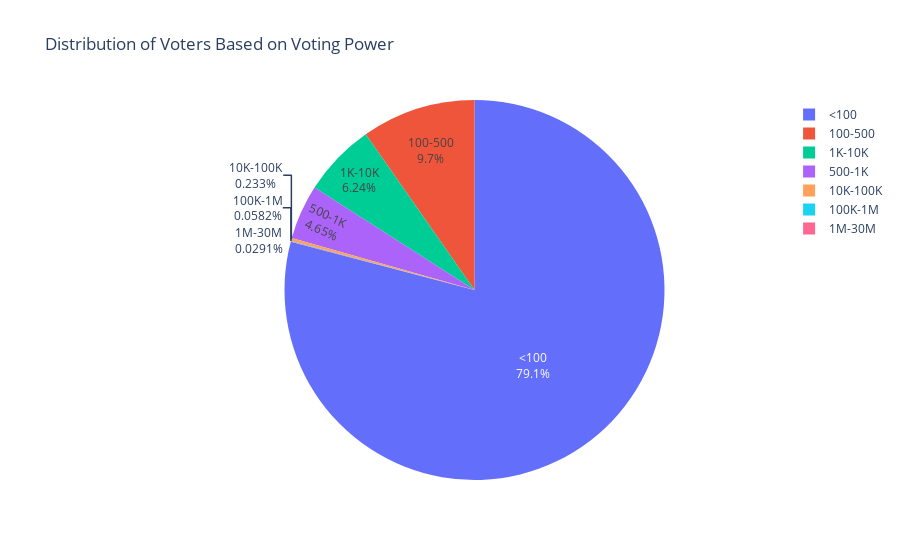

The notebook cell this image was saved under:
### Markdown cell above
### Pie Chart

### Code cell
# Define ranges for voting power bins
bins = [0, 100, 500, 1000, 10000, 100000, 1000000, 30000000]  # Define bins up to the maximum count of average voting power

# Bin voters based on average voting power
result_df['voting_power_bin'] = pd.cut(result_df['average_voting_power'], bins=bins, 
                                       labels=['<100', '100-500', '500-1K', '1K-10K', '10K-100K', '100K-1M', '1M-30M'])

# Count the number of voters in each bin
bin_counts = result_df['voting_power_bin'].value_counts().sort_index()

# Calculate percentages
percentages = round((bin_counts / bin_counts.sum()) * 100, 2)

# Create a pie chart to visualize the distribution of voters across bins
fig_pie = px.pie(names=bin_counts.index, values=bin_counts.values, 
                 title='Distribution of Voters Based on Voting Power')

fig_pie.update_traces(textinfo='percent+label')

fig_pie.show()
fig_pie.write_html(r'Graphs\voting-power-ranges-pie.html')

### Figure 1 — Plotly figure (JSON) as saved in the notebook; plotly's stock layout.template omitted (floating-point values rounded to 4 significant figures)
{"data": [{"domain": {"x": [0, 1], "y": [0, 1]}, "hovertemplate": "label=%{label}<br>value=%{value}<extra></extra>", "labels": ["<100", "100-500", "500-1K", "1K-10K", "10K-100K", "100K-1M", "1M-30M"], "legendgroup": "", "name": "", "showlegend": true, "textinfo": "percent+label", "type": "pie", "values": [114104, 13995, 6703, 9002, 336, 84, 42]}], "layout": {"legend": {"tracegroupgap": 0}, "title": {"text": "Distribution of Voters Based on Voting Power"}}}
